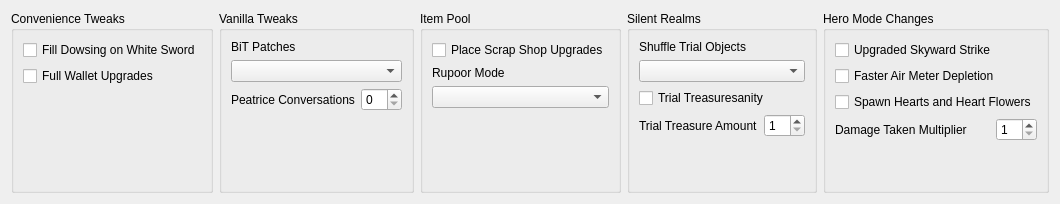
      <widget class="QWidget" name="tab_additional_settings">
       <attribute name="title">
        <string>Additional Settings</string>
       </attribute>
       <layout class="QHBoxLayout" name="horizontalLayout_4">
        <item>
         <widget class="QGroupBox" name="box_convenience_tweaks">
          <property name="sizePolicy">
           <sizepolicy hsizetype="Expanding" vsizetype="Preferred">
            <horstretch>0</horstretch>
            <verstretch>0</verstretch>
           </sizepolicy>
          </property>
          <property name="title">
           <string>Convenience Tweaks</string>
          </property>
          <layout class="QVBoxLayout" name="verticalLayout_4">
           <item>
            <layout class="QVBoxLayout" name="vlay_convenience_tweaks">
             <item>
              <widget class="QCheckBox" name="option_fill_dowsing_on_white_sword">
               <property name="text">
                <string>Fill Dowsing on White Sword</string>
               </property>
              </widget>
             </item>
             <item>
              <widget class="QCheckBox" name="option_full_wallet_upgrades">
               <property name="text">
                <string>Full Wallet Upgrades</string>
               </property>
              </widget>
             </item>
             <item>
              <spacer name="vspace_convenience_tweaks">
               <property name="orientation">
                <enum>Qt::Vertical</enum>
               </property>
               <property name="sizeHint" stdset="0">
                <size>
                 <width>20</width>
                 <height>40</height>
                </size>
               </property>
              </spacer>
             </item>
            </layout>
           </item>
          </layout>
         </widget>
        </item>
        <item>
         <widget class="QGroupBox" name="box_vanilla_tweaks">
          <property name="sizePolicy">
           <sizepolicy hsizetype="Expanding" vsizetype="Preferred">
            <horstretch>0</horstretch>
            <verstretch>0</verstretch>
           </sizepolicy>
          </property>
          <property name="title">
           <string>Vanilla Tweaks</string>
          </property>
          <layout class="QVBoxLayout" name="verticalLayout_8">
           <item>
            <layout class="QVBoxLayout" name="vlay_vanilla_tweaks">
             <item>
              <widget class="QLabel" name="label_for_option_bit_patches">
               <property name="text">
                <string>BiT Patches</string>
               </property>
              </widget>
             </item>
             <item>
              <widget class="QComboBox" name="option_bit_patches"/>
             </item>
             <item>
              <layout class="QHBoxLayout" name="hlay_peatrice_conversations">
               <item>
                <widget class="QLabel" name="label_for_option_peatrice_conversations">
                 <property name="text">
                  <string>Peatrice Conversations</string>
                 </property>
                </widget>
               </item>
               <item>
                <widget class="QSpinBox" name="option_peatrice_conversations">
                 <property name="sizePolicy">
                  <sizepolicy hsizetype="Maximum" vsizetype="Fixed">
                   <horstretch>0</horstretch>
                   <verstretch>0</verstretch>
                  </sizepolicy>
                 </property>
                </widget>
               </item>
              </layout>
             </item>
             <item>
              <spacer name="vspace_vanilla_tweaks">
               <property name="orientation">
                <enum>Qt::Vertical</enum>
               </property>
               <property name="sizeHint" stdset="0">
                <size>
                 <width>20</width>
                 <height>40</height>
                </size>
               </property>
              </spacer>
             </item>
            </layout>
           </item>
          </layout>
         </widget>
        </item>
        <item>
         <widget class="QGroupBox" name="box_item_pool">
          <property name="sizePolicy">
           <sizepolicy hsizetype="Expanding" vsizetype="Preferred">
            <horstretch>0</horstretch>
            <verstretch>0</verstretch>
           </sizepolicy>
          </property>
          <property name="title">
           <string>Item Pool</string>
          </property>
          <layout class="QVBoxLayout" name="verticalLayout_6">
           <item>
            <layout class="QVBoxLayout" name="vlay_item_pool">
             <item>
              <layout class="QVBoxLayout" name="vlay_rupoor_mode">
               <item>
                <widget class="QCheckBox" name="option_gondo_upgrades">
                 <property name="text">
                  <string>Place Scrap Shop Upgrades</string>
                 </property>
                </widget>
               </item>
               <item>
                <widget class="QLabel" name="label_for_option_rupoor_mode">
                 <property name="text">
                  <string>Rupoor Mode</string>
                 </property>
                </widget>
               </item>
               <item>
                <widget class="QComboBox" name="option_rupoor_mode"/>
               </item>
               <item>
                <spacer name="vspace_item_pool">
                 <property name="orientation">
                  <enum>Qt::Vertical</enum>
                 </property>
                 <property name="sizeHint" stdset="0">
                  <size>
                   <width>20</width>
                   <height>40</height>
                  </size>
                 </property>
                </spacer>
               </item>
              </layout>
             </item>
            </layout>
           </item>
          </layout>
         </widget>
        </item>
        <item>
         <widget class="QGroupBox" name="box_silent_realms">
          <property name="sizePolicy">
           <sizepolicy hsizetype="Expanding" vsizetype="Preferred">
            <horstretch>0</horstretch>
            <verstretch>0</verstretch>
           </sizepolicy>
          </property>
          <property name="title">
           <string>Silent Realms</string>
          </property>
          <layout class="QHBoxLayout" name="horizontalLayout_10">
           <item>
            <layout class="QVBoxLayout" name="vlay_silent_realms">
             <item>
              <layout class="QVBoxLayout" name="verticalLayout_trialshuffle">
               <item>
                <widget class="QLabel" name="label_for_option_shuffle_trial_objects">
                 <property name="sizePolicy">
                  <sizepolicy hsizetype="Minimum" vsizetype="Preferred">
                   <horstretch>0</horstretch>
                   <verstretch>0</verstretch>
                  </sizepolicy>
                 </property>
                 <property name="text">
                  <string>Shuffle Trial Objects</string>
                 </property>
                </widget>
               </item>
               <item>
                <widget class="QComboBox" name="option_shuffle_trial_objects"/>
               </item>
              </layout>
             </item>
             <item>
              <widget class="QCheckBox" name="option_treasuresanity_in_silent_realms">
               <property name="text">
                <string>Trial Treasuresanity</string>
               </property>
              </widget>
             </item>
             <item>
              <layout class="QHBoxLayout" name="horizontalLayout_9">
               <property name="bottomMargin">
                <number>0</number>
               </property>
               <item>
                <widget class="QLabel" name="label_for_option_trial_treasure_amount">
                 <property name="text">
                  <string>Trial Treasure Amount</string>
                 </property>
                </widget>
               </item>
               <item>
                <widget class="QSpinBox" name="option_trial_treasure_amount">
                 <property name="maximumSize">
                  <size>
                   <width>48</width>
                   <height>16777215</height>
                  </size>
                 </property>
                 <property name="minimum">
                  <number>1</number>
                 </property>
                 <property name="maximum">
                  <number>10</number>
                 </property>
                </widget>
               </item>
              </layout>
             </item>
             <item>
              <spacer name="vspace_silent_realms">
               <property name="orientation">
                <enum>Qt::Vertical</enum>
               </property>
               <property name="sizeHint" stdset="0">
                <size>
                 <width>20</width>
                 <height>40</height>
                </size>
               </property>
              </spacer>
             </item>
            </layout>
           </item>
          </layout>
         </widget>
        </item>
        <item>
         <widget class="QGroupBox" name="box_heromode_changes">
          <property name="sizePolicy">
           <sizepolicy hsizetype="Expanding" vsizetype="Preferred">
            <horstretch>0</horstretch>
            <verstretch>0</verstretch>
           </sizepolicy>
          </property>
          <property name="title">
           <string>Hero Mode Changes</string>
          </property>
          <layout class="QVBoxLayout" name="verticalLayout_5">
           <item>
            <layout class="QVBoxLayout" name="vlay_heromode_changes">
             <item>
              <widget class="QCheckBox" name="option_upgraded_skyward_strike">
               <property name="text">
                <string>Upgraded Skyward Strike</string>
               </property>
              </widget>
             </item>
             <item>
              <widget class="QCheckBox" name="option_fast_air_meter">
               <property name="text">
                <string>Faster Air Meter Depletion</string>
               </property>
              </widget>
             </item>
             <item>
              <widget class="QCheckBox" name="option_enable_heart_drops">
               <property name="text">
                <string>Spawn Hearts and Heart Flowers</string>
               </property>
              </widget>
             </item>
             <item>
              <layout class="QHBoxLayout" name="hlay_damage_multiplier">
               <item>
                <widget class="QLabel" name="label_for_option_damage_multiplier">
                 <property name="text">
                  <string>Damage Taken Multiplier</string>
                 </property>
                </widget>
               </item>
               <item>
                <widget class="QSpinBox" name="option_damage_multiplier">
                 <property name="sizePolicy">
                  <sizepolicy hsizetype="Maximum" vsizetype="Fixed">
                   <horstretch>0</horstretch>
                   <verstretch>0</verstretch>
                  </sizepolicy>
                 </property>
                 <property name="maximumSize">
                  <size>
                   <width>41</width>
                   <height>16777215</height>
                  </size>
                 </property>
                 <property name="minimum">
                  <number>1</number>
                 </property>
                 <property name="maximum">
                  <number>255</number>
                 </property>
                </widget>
               </item>
              </layout>
             </item>
             <item>
              <spacer name="vspace_heromode_changes">
               <property name="orientation">
                <enum>Qt::Vertical</enum>
               </property>
               <property name="sizeHint" stdset="0">
                <size>
                 <width>20</width>
                 <height>40</height>
                </size>
               </property>
              </spacer>
             </item>
            </layout>
           </item>
          </layout>
         </widget>
        </item>
       </layout>
      </widget>
